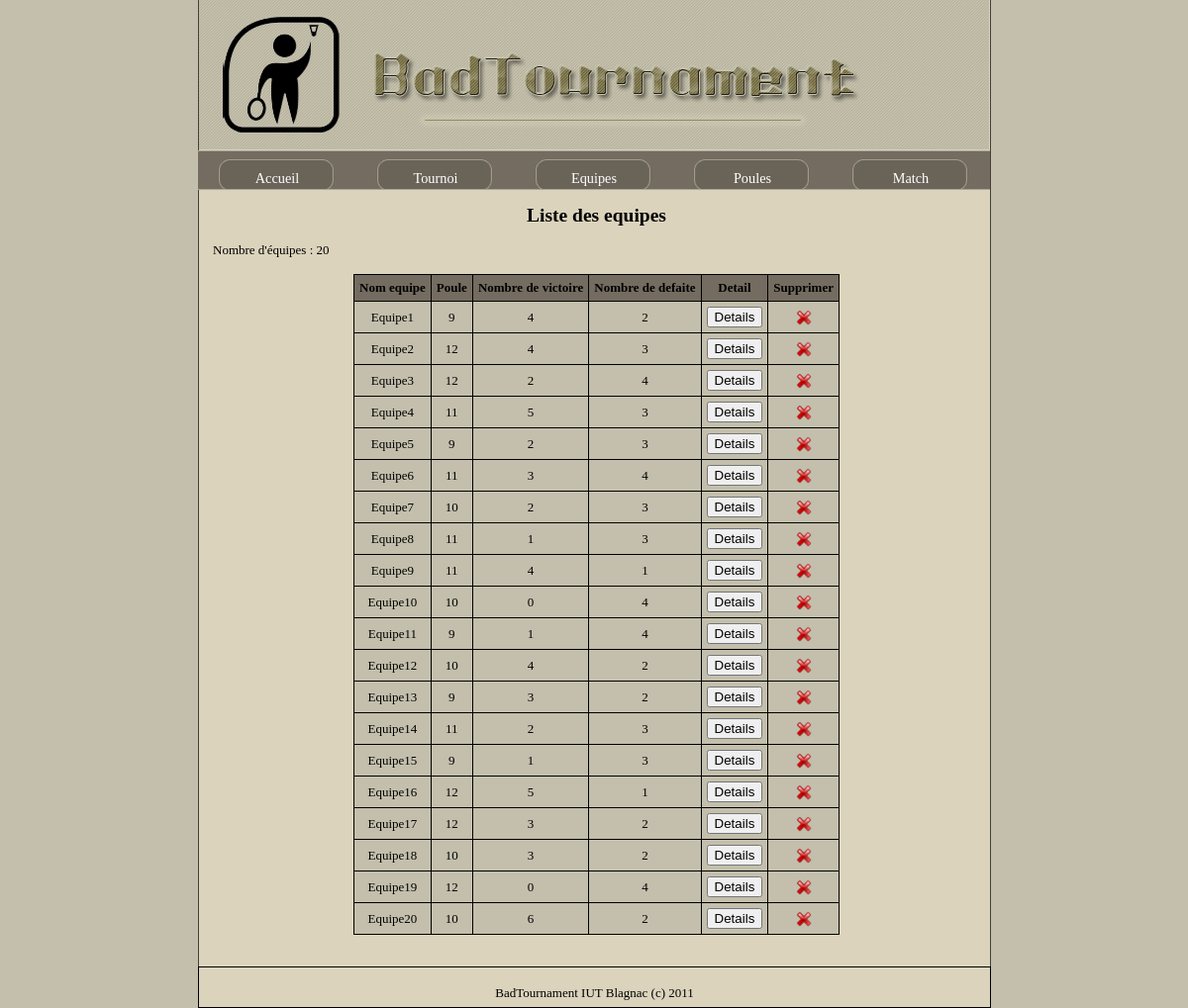
Page /listeequipe.php on the committed database.
### tables this page shows
CREATE TABLE IF NOT EXISTS `equipe` (
  `idequipe` int(10) unsigned NOT NULL AUTO_INCREMENT,
  `nomequipe` varchar(50) DEFAULT NULL,
  `nbvictoire` int(2) DEFAULT NULL,
  `nbdefaite` int(2) DEFAULT NULL,
  `idpoule` int(10) unsigned DEFAULT NULL,
  `idtournoi` int(10) unsigned DEFAULT NULL,
  PRIMARY KEY (`idequipe`),
  KEY `fk_equipe_poule` (`idpoule`),
  KEY `fk_equipe_tournoi` (`idtournoi`)
);

### listeequipe.php (the view, shortened to what this page needs)
<!DOCTYPE html PUBLIC "-//W3C//DTD XHTML 1.0 Transitional//EN" "http://www.w3.org/TR/xhtml1/DTD/xhtml1-transitional.dtd">
<html xmlns="http://www.w3.org/1999/xhtml">
<head>
<link href="style.css" rel="stylesheet" type="text/css" />
</head>
<body>
	<?php include("banniere.php"); ?>
	<?php include("menu.php");
	?>
	<div id="contenu">
		<center><h2>Liste des equipes</h2></center>
			<?php
				$result=mysql_query("select idequipe,nomequipe,idpoule ,nbvictoire,nbdefaite from equipe  where idtournoi='".$_SESSION['idtournoi']."' ");
			if (mysql_errno()==0)
			{
				if (mysql_num_rows($result)!=0)
				{
					echo "Nombre d'équipes : ".mysql_num_rows($result);
					?>
					<br>
					<br>
					<table id="liste_equipe">
					<tr>
					   <th>Nom equipe</th>
					   <th>Poule</th>
					   <th>Nombre de victoire</th>
					   <th>Nombre de defaite</th>
					   <th>Detail</th>
					   <th>Supprimer</th>
					</tr>
					<?php
					while($row = mysql_fetch_array($result))
					{
						echo "<tr><td>";
						echo $row['nomequipe'];
						echo "</td><td>";
						echo $row['idpoule'];
						echo "</td><td>";
						echo "".$row['nbvictoire'];
						echo "</td><td>";
						echo $row['nbdefaite'];
						echo "</td><td>";
						echo "<a href='detailequipe.php?id=".$row['idequipe']."' title='Details'><input type='button'  value='Details'/></a>";
						echo "</td><td>";
						echo "<form action='listeequipe.php?id=".$_SESSION['idtournoi']."' id='formusuppr' method='post' onSubmit='return estFormulaireValide(this)'>";
						echo "<a href='listeequipe.php?id=".$_SESSION['idtournoi']."&ideq=".$row['idequipe']."' onclick=return(confirmation());><IMG SRC='images/supprimer.png' ALT='supprimer' ></a>";
						echo "</form>";
						echo "</td></tr>";
					}
					echo "</table>";
				}
				else
				{
					echo "Aucun equipe inscrite.";
				}
			}
		?>
	<br/><br/>
	</div>
	<?php include("pied_de_page.php"); ?></body>
</html>

### style.css (style rules this page uses)
html { background:url("images/fond.png"); width:auto; height:auto; background-repeat:repeat; }
body { width:1000px; margin:auto; background-image:url("images/background.png"); background-repeat:repeat-y; font-family:verdana; font-size:small; }
body img { text-decoration:none; border:0px; }
#liste_equipe { background-color:#C3BFAC; margin: auto; border: medium solid #6495ed; border : 1px outset black; border-collapse: collapse; font-family:cursive; font-size:small; text-align:center; }
#liste_equipe td { padding:5px; text-align:center; border:1px solid black; }
#liste_equipe th { background-color:#746C60; border:1px solid black; text-align:center; padding : 5px; }
#contenu { margin-left:115px; margin-right:110px; text-align:justify; min-height: 150px; }

### rows in the picture
equipe: nomequipe "Equipe1", idpoule "9", nbvictoire "4", nbdefaite "2"
equipe: nomequipe "Equipe2", idpoule "12", nbvictoire "4", nbdefaite "3"
equipe: nomequipe "Equipe3", idpoule "12", nbvictoire "2", nbdefaite "4"
equipe: nomequipe "Equipe4", idpoule "11", nbvictoire "5", nbdefaite "3"
equipe: nomequipe "Equipe5", idpoule "9", nbvictoire "2", nbdefaite "3"
equipe: nomequipe "Equipe6", idpoule "11", nbvictoire "3", nbdefaite "4"
equipe: nomequipe "Equipe7", idpoule "10", nbvictoire "2", nbdefaite "3"
equipe: nomequipe "Equipe8", idpoule "11", nbvictoire "1", nbdefaite "3"
equipe: nomequipe "Equipe9", idpoule "11", nbvictoire "4", nbdefaite "1"
equipe: nomequipe "Equipe10", idpoule "10", nbvictoire "0", nbdefaite "4"
equipe: nomequipe "Equipe11", idpoule "9", nbvictoire "1", nbdefaite "4"
equipe: nomequipe "Equipe12", idpoule "10", nbvictoire "4", nbdefaite "2"
equipe: nomequipe "Equipe13", idpoule "9", nbvictoire "3", nbdefaite "2"
equipe: nomequipe "Equipe14", idpoule "11", nbvictoire "2", nbdefaite "3"
equipe: nomequipe "Equipe15", idpoule "9", nbvictoire "1", nbdefaite "3"
equipe: nomequipe "Equipe16", idpoule "12", nbvictoire "5", nbdefaite "1"
equipe: nomequipe "Equipe17", idpoule "12", nbvictoire "3", nbdefaite "2"
equipe: nomequipe "Equipe18", idpoule "10", nbvictoire "3", nbdefaite "2"
equipe: nomequipe "Equipe19", idpoule "12", nbvictoire "0", nbdefaite "4"
equipe: nomequipe "Equipe20", idpoule "10", nbvictoire "6", nbdefaite "2"

### other values in the picture
mysql_num_rows($result) "20"
